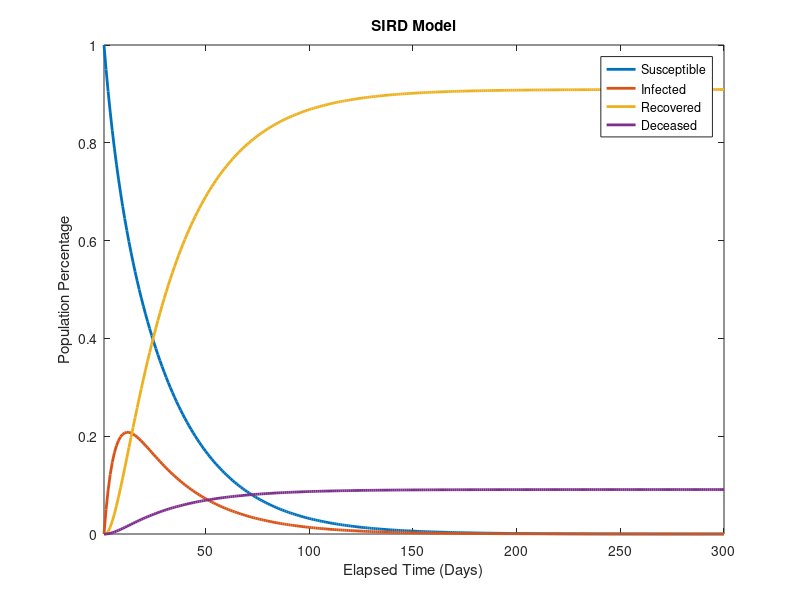

The MATLAB source for this figure:
% The following matrix implements the SIR dynamics example from Chapter 9.3
% of the textbook.
A = [0.95, 0.04, 0, 0; 0.05, 0.85, 0, 0; 0, 0.1, 1, 0; 0, 0.01, 0, 1];

% The following matrix is needed to use the lsim function to simulate the
% system in question
B = zeros(4, 1);

% initial conditions (i.e., values of S, I, R, D at t = 0).
x0 = [1, 0, 0, 0];

% Here is a compact way to simulate a linear dynamical system.
% Type 'help ss', 'help lsim', etc., to learn about how these functions work!!
sys_sir_base = ss(A, B, eye(4), zeros(4, 1), 1);
Y = lsim(sys_sir_base, zeros(300, 1), linspace(0, 299, 300), x0);

% plot the output trajectory
plot(Y, 'LineWidth', 2);
axis tight;
title('SIRD Model');
legend('Susceptible', 'Infected', 'Recovered', 'Deceased');
xlabel('Elapsed Time (Days)');
ylabel('Population Percentage');

% Compared to the output of the manual implementation of the SIRD model in
% part1.m, implementation via pre-packaged MATLAB functions such as "lsim"
% and "ss" are both concise and easy to modify different parameters. For
% example, changing a few values of lsim from the original

% lsim(sys_sir_base, zeros(1000, 1), linspace(0, 999, 1000), x0);

% to the current

% lsim(sys_sir_base, zeros(300, 1), linspace(0, 299, 300), x0);

% simulates the model in only 300 days instead of 1000, which is already
% sufficient given that the SIRD values graphically converge by the time
% 300 days have elapsed.

% The two methods require different approaches (pre-packaged functions vs.
% manually but arrive at the same result.
